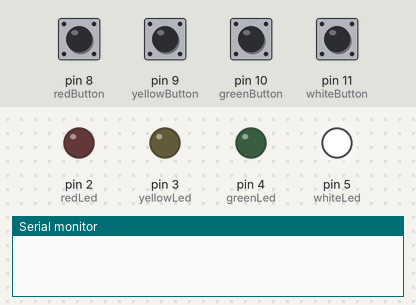
The sketch below on a simulated Arduino Uno, built with avr-gcc and run on an emulated ATmega328P. Shown: output pins drawn as LEDs (lit = HIGH), the last lines printed to the serial monitor. The test bench sets the inputs (shaded band); at power-on: pin 8 (redButton), pin 9 (yellowButton), pin 10 (greenButton), pin 11 (whiteButton) LOW. Random numbers use the default seed unless the sketch sets one.

Above: at 1.2 s.
1.3 s: pin 11 (whiteButton) pulled HIGH for 0.15 s
At 2.5 s:
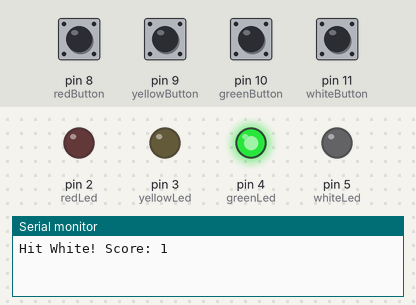
2.9 s: pin 10 (greenButton) pulled HIGH for 0.15 s
At 3.7 s:
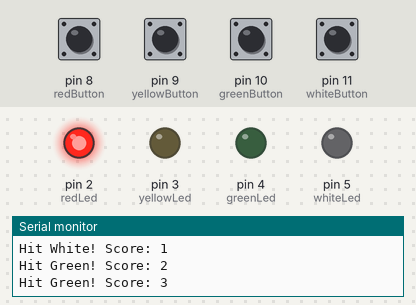
4.5 s: pin 8 (redButton) pulled HIGH for 0.15 s
At 5.0 s:
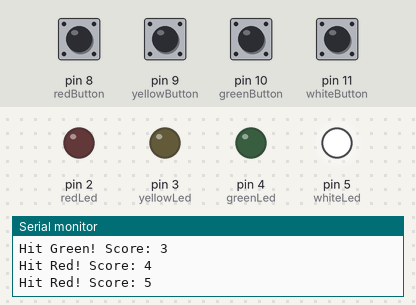
6.1 s: pin 11 (whiteButton) pulled HIGH for 1 s
At 9.8 s:
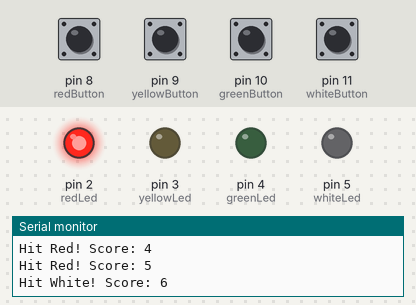
10.1 s: pin 8 (redButton) pulled HIGH for 1 s
12.6 s: pin 9 (yellowButton) pulled HIGH for 0.15 s
At 13.5 s:
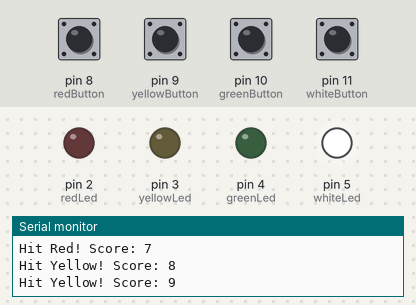
Timing chart, 0 to 15.2 s (numbered marks = the images above; inputs shaded):
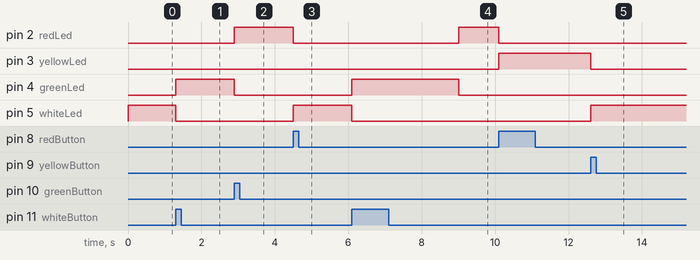

The sketch:

Lab3_4.ino
```cpp
const int redLed = 2; // ขาเชื่อมต่อของ LED สีแดง
const int yellowLed = 3; // ขาเชื่อมต่อของ LED สีเหลือง
const int greenLed = 4; // ขาเชื่อมต่อของ LED สีเขียว
const int whiteLed = 5; // ขาเชื่อมต่อของ LED สีขาว

const int redButton = 8; // ขาเชื่อมต่อของปุ่มสีแดง
const int yellowButton = 9; // ขาเชื่อมต่อของปุ่มสีเหลือง
const int greenButton = 10; // ขาเชื่อมต่อของปุ่มสีเขียว
const int whiteButton = 11; // ขาเชื่อมต่อของปุ่มสีขาว

int activeLed; // ตัวแปรเก็บ LED ที่กำลังเปิดอยู่
int score = 0; // ตัวแปรเก็บคะแนน
unsigned long lastChangeTime = 3; // เวลาที่เปลี่ยน LED ล่าสุด
const unsigned long changeInterval = 3000; // ระยะเวลาในการเปลี่ยน LED (2 วินาที)

void setup() {
  pinMode(redLed, OUTPUT); // กำหนดให้ขาของ LED สีแดงเป็น OUTPUT
  pinMode(yellowLed, OUTPUT); // กำหนดให้ขาของ LED สีเหลืองเป็น OUTPUT
  pinMode(greenLed, OUTPUT); // กำหนดให้ขาของ LED สีเขียวเป็น OUTPUT
  pinMode(whiteLed, OUTPUT); // กำหนดให้ขาของ LED สีขาวเป็น OUTPUT

  pinMode(redButton, INPUT); // กำหนดให้ขาของปุ่มสีแดงเป็น INPUT
  pinMode(yellowButton, INPUT); // กำหนดให้ขาของปุ่มสีเหลืองเป็น INPUT
  pinMode(greenButton, INPUT); // กำหนดให้ขาของปุ่มสีเขียวเป็น INPUT
  pinMode(whiteButton, INPUT); // กำหนดให้ขาของปุ่มสีขาวเป็น INPUT

  Serial.begin(9600); // เริ่มต้นการสื่อสารผ่าน Serial Monitor
  randomSeed(analogRead(A0)); // ใช้ค่า random จาก input analog เพื่อสุ่ม
  activateRandomLed(); // เรียกใช้งานฟังก์ชันสุ่มเปิด LED
}

void loop() {
  checkButtonPress(); // ตรวจสอบการกดปุ่ม

  // เช็คเวลาหากผ่านไปเกิน 3 วินาที ให้เปลี่ยน LED
  if (millis() - lastChangeTime > changeInterval) {
    activateRandomLed(); // สุ่มเปิด LED ใหม่
    lastChangeTime = millis(); // บันทึกเวลาที่เปลี่ยน LED ล่าสุด
  }
}

// ฟังก์ชันสุ่มเปิด LED หนึ่งตัวและปิดตัวอื่น ๆ
void activateRandomLed() {
  digitalWrite(redLed, LOW); // ปิด LED สีแดง
  digitalWrite(yellowLed, LOW); // ปิด LED สีเหลือง
  digitalWrite(greenLed, LOW); // ปิด LED สีเขียว
  digitalWrite(whiteLed, LOW); // ปิด LED สีขาว

  activeLed = random(2, 6); // สุ่ม LED ที่จะเปิด (2 ถึง 5)
  digitalWrite(activeLed, HIGH); // เปิด LED ที่ถูกสุ่ม
}

// ฟังก์ชันตรวจสอบการกดปุ่ม
void checkButtonPress() {
  // ถ้ากดปุ่มสีแดงและ LED สีแดงกำลังเปิดอยู่
  if (digitalRead(redButton) == HIGH && activeLed == redLed) {
    score++; // เพิ่มคะแนน
    Serial.println("Hit Red! Score: " + String(score)); // แสดงข้อความใน Serial Monitor
    activateRandomLed(); // สุ่มเปิด LED ใหม่
  }
  // ถ้ากดปุ่มสีเหลืองและ LED สีเหลืองกำลังเปิดอยู่
  else if (digitalRead(yellowButton) == HIGH && activeLed == yellowLed) {
    score++; // เพิ่มคะแนน
    Serial.println("Hit Yellow! Score: " + String(score)); // แสดงข้อความใน Serial Monitor
    activateRandomLed(); // สุ่มเปิด LED ใหม่
  }
  // ถ้ากดปุ่มสีเขียวและ LED สีเขียวกำลังเปิดอยู่
  else if (digitalRead(greenButton) == HIGH && activeLed == greenLed) {
    score++; // เพิ่มคะแนน
    Serial.println("Hit Green! Score: " + String(score)); // แสดงข้อความใน Serial Monitor
    activateRandomLed(); // สุ่มเปิด LED ใหม่
  }
  // ถ้ากดปุ่มสีขาวและ LED สีขาวกำลังเปิดอยู่
  else if (digitalRead(whiteButton) == HIGH && activeLed == whiteLed) {
    score++; // เพิ่มคะแนน
    Serial.println("Hit White! Score: " + String(score)); // แสดงข้อความใน Serial Monitor
    activateRandomLed(); // สุ่มเปิด LED ใหม่
  }
}
```

Measured:
- after the input at 1.3 s, pin 4 (greenLed): LOW → HIGH at once; pin 5 (whiteLed): HIGH → LOW at once
- after the input at 2.9 s, pin 2 (redLed): LOW → HIGH at once; pin 4 (greenLed): HIGH → LOW at once
- after the input at 4.5 s, pin 2 (redLed): HIGH → LOW at once; pin 5 (whiteLed): LOW → HIGH at once
- after the input at 6.1 s, pin 2 (redLed): LOW → HIGH after 2.9 s
- after the input at 12.6 s, pin 3 (yellowLed): HIGH → LOW at once; pin 5 (whiteLed): LOW → HIGH at once
